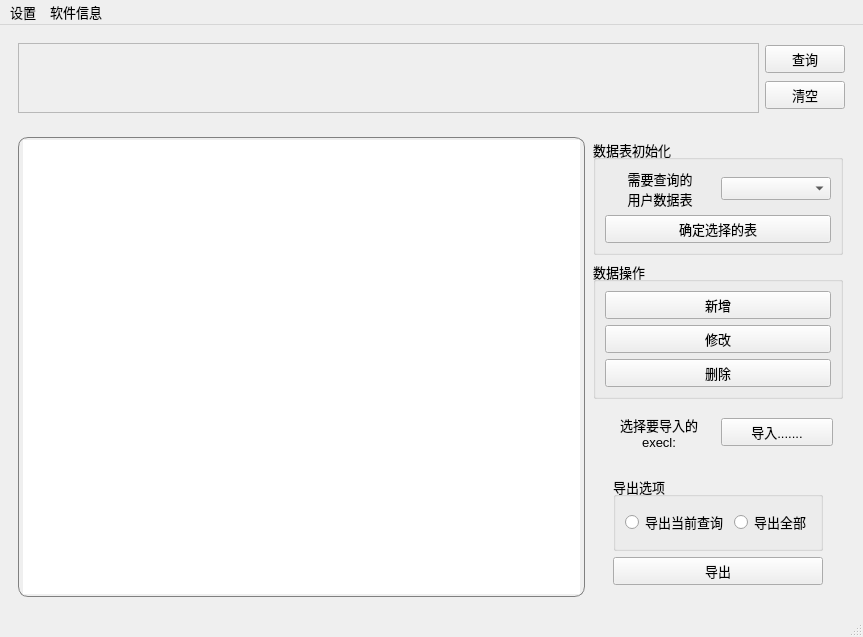
<?xml version="1.0" encoding="UTF-8"?>
<ui version="4.0">
 <class>MainWindow</class>
 <widget class="QMainWindow" name="MainWindow">
  <property name="geometry">
   <rect>
    <x>0</x>
    <y>0</y>
    <width>863</width>
    <height>637</height>
   </rect>
  </property>
  <property name="minimumSize">
   <size>
    <width>863</width>
    <height>637</height>
   </size>
  </property>
  <property name="maximumSize">
   <size>
    <width>1920</width>
    <height>1080</height>
   </size>
  </property>
  <property name="font">
   <font>
    <family>Microsoft YaHei UI</family>
    <pointsize>10</pointsize>
    <weight>50</weight>
    <italic>false</italic>
    <bold>false</bold>
    <underline>false</underline>
    <strikeout>false</strikeout>
    <kerning>true</kerning>
   </font>
  </property>
  <property name="windowTitle">
   <string>数据库自适应查询工具</string>
  </property>
  <property name="styleSheet">
   <string notr="true"/>
  </property>
  <widget class="QWidget" name="centralwidget">
   <layout class="QVBoxLayout" name="verticalLayout_9" stretch="0,6">
    <item>
     <widget class="QWidget" name="main_widget" native="true">
      <layout class="QVBoxLayout" name="verticalLayout_7" stretch="2">
       <item>
        <layout class="QHBoxLayout" name="horizontalLayout_6">
         <item>
          <widget class="QScrollArea" name="scrollArea_2">
           <property name="widgetResizable">
            <bool>true</bool>
           </property>
           <widget class="QWidget" name="scrollAreaWidgetContents_2">
            <property name="geometry">
             <rect>
              <x>0</x>
              <y>0</y>
              <width>740</width>
              <height>69</height>
             </rect>
            </property>
           </widget>
          </widget>
         </item>
         <item>
          <layout class="QVBoxLayout" name="verticalLayout_3">
           <item>
            <widget class="QPushButton" name="search_pushButton">
             <property name="text">
              <string>查询</string>
             </property>
            </widget>
           </item>
           <item>
            <widget class="QPushButton" name="clear_pushButton">
             <property name="text">
              <string>清空</string>
             </property>
            </widget>
           </item>
          </layout>
         </item>
        </layout>
       </item>
      </layout>
     </widget>
    </item>
    <item>
     <widget class="QWidget" name="add_widget" native="true">
      <layout class="QHBoxLayout" name="horizontalLayout">
       <item>
        <widget class="QTextBrowser" name="textBrowser">
         <property name="styleSheet">
          <string notr="true">border:1px solid gray;
        border-radius:10px;
        padding:2px 4px;</string>
         </property>
        </widget>
       </item>
       <item>
        <layout class="QVBoxLayout" name="verticalLayout_5" stretch="2,3,1,3">
         <property name="leftMargin">
          <number>2</number>
         </property>
         <property name="topMargin">
          <number>2</number>
         </property>
         <property name="rightMargin">
          <number>2</number>
         </property>
         <property name="bottomMargin">
          <number>2</number>
         </property>
         <item>
          <widget class="QGroupBox" name="groupBox_2">
           <property name="title">
            <string>数据表初始化</string>
           </property>
           <layout class="QVBoxLayout" name="verticalLayout_8">
            <item>
             <layout class="QHBoxLayout" name="horizontalLayout_11">
              <item>
               <widget class="QLabel" name="label">
                <property name="text">
                 <string>需要查询的
用户数据表</string>
                </property>
                <property name="alignment">
                 <set>Qt::AlignCenter</set>
                </property>
               </widget>
              </item>
              <item>
               <widget class="QComboBox" name="table_comboBox"/>
              </item>
             </layout>
            </item>
            <item>
             <widget class="QPushButton" name="selectTable_pushButton">
              <property name="text">
               <string>确定选择的表</string>
              </property>
             </widget>
            </item>
           </layout>
          </widget>
         </item>
         <item>
          <widget class="QGroupBox" name="groupBox_3">
           <property name="title">
            <string>数据操作</string>
           </property>
           <layout class="QVBoxLayout" name="verticalLayout">
            <item>
             <widget class="QPushButton" name="pushButton">
              <property name="text">
               <string>新增</string>
              </property>
             </widget>
            </item>
            <item>
             <widget class="QPushButton" name="pushButton_2">
              <property name="text">
               <string>修改</string>
              </property>
             </widget>
            </item>
            <item>
             <widget class="QPushButton" name="pushButton_3">
              <property name="text">
               <string>删除</string>
              </property>
             </widget>
            </item>
           </layout>
          </widget>
         </item>
         <item>
          <layout class="QHBoxLayout" name="horizontalLayout_7">
           <property name="leftMargin">
            <number>10</number>
           </property>
           <property name="topMargin">
            <number>10</number>
           </property>
           <property name="rightMargin">
            <number>10</number>
           </property>
           <property name="bottomMargin">
            <number>10</number>
           </property>
           <item>
            <widget class="QLabel" name="label_2">
             <property name="font">
              <font>
               <weight>50</weight>
               <bold>false</bold>
              </font>
             </property>
             <property name="text">
              <string>选择要导入的
execl:</string>
             </property>
             <property name="alignment">
              <set>Qt::AlignCenter</set>
             </property>
            </widget>
           </item>
           <item>
            <widget class="QPushButton" name="import_pushButton">
             <property name="text">
              <string>导入.......</string>
             </property>
            </widget>
           </item>
          </layout>
         </item>
         <item>
          <layout class="QVBoxLayout" name="verticalLayout_6" stretch="0,0">
           <property name="leftMargin">
            <number>20</number>
           </property>
           <property name="topMargin">
            <number>10</number>
           </property>
           <property name="rightMargin">
            <number>20</number>
           </property>
           <property name="bottomMargin">
            <number>10</number>
           </property>
           <item>
            <layout class="QHBoxLayout" name="horizontalLayout_8">
             <property name="leftMargin">
              <number>0</number>
             </property>
             <property name="rightMargin">
              <number>0</number>
             </property>
             <item>
              <widget class="QGroupBox" name="groupBox">
               <property name="title">
                <string>导出选项</string>
               </property>
               <layout class="QHBoxLayout" name="horizontalLayout_9">
                <item>
                 <widget class="QRadioButton" name="radioButton_2">
                  <property name="text">
                   <string>导出当前查询</string>
                  </property>
                 </widget>
                </item>
                <item>
                 <widget class="QRadioButton" name="radioButton">
                  <property name="text">
                   <string>导出全部</string>
                  </property>
                 </widget>
                </item>
               </layout>
              </widget>
             </item>
            </layout>
           </item>
           <item>
            <widget class="QPushButton" name="export_pushButton">
             <property name="text">
              <string>导出</string>
             </property>
            </widget>
           </item>
          </layout>
         </item>
        </layout>
       </item>
      </layout>
     </widget>
    </item>
   </layout>
  </widget>
  <widget class="QMenuBar" name="menubar">
   <property name="geometry">
    <rect>
     <x>0</x>
     <y>0</y>
     <width>863</width>
     <height>23</height>
    </rect>
   </property>
   <widget class="QMenu" name="menu">
    <property name="title">
     <string>软件信息</string>
    </property>
    <addaction name="actionversion"/>
   </widget>
   <widget class="QMenu" name="menu_2">
    <property name="cursor">
     <cursorShape>ArrowCursor</cursorShape>
    </property>
    <property name="title">
     <string>设置</string>
    </property>
    <addaction name="actionconfig"/>
   </widget>
   <addaction name="menu_2"/>
   <addaction name="menu"/>
  </widget>
  <widget class="QStatusBar" name="statusbar"/>
  <action name="actionconfig">
   <property name="text">
    <string>config</string>
   </property>
  </action>
  <action name="actionversion">
   <property name="text">
    <string>version</string>
   </property>
  </action>
 </widget>
 <resources/>
 <connections/>
</ui>
